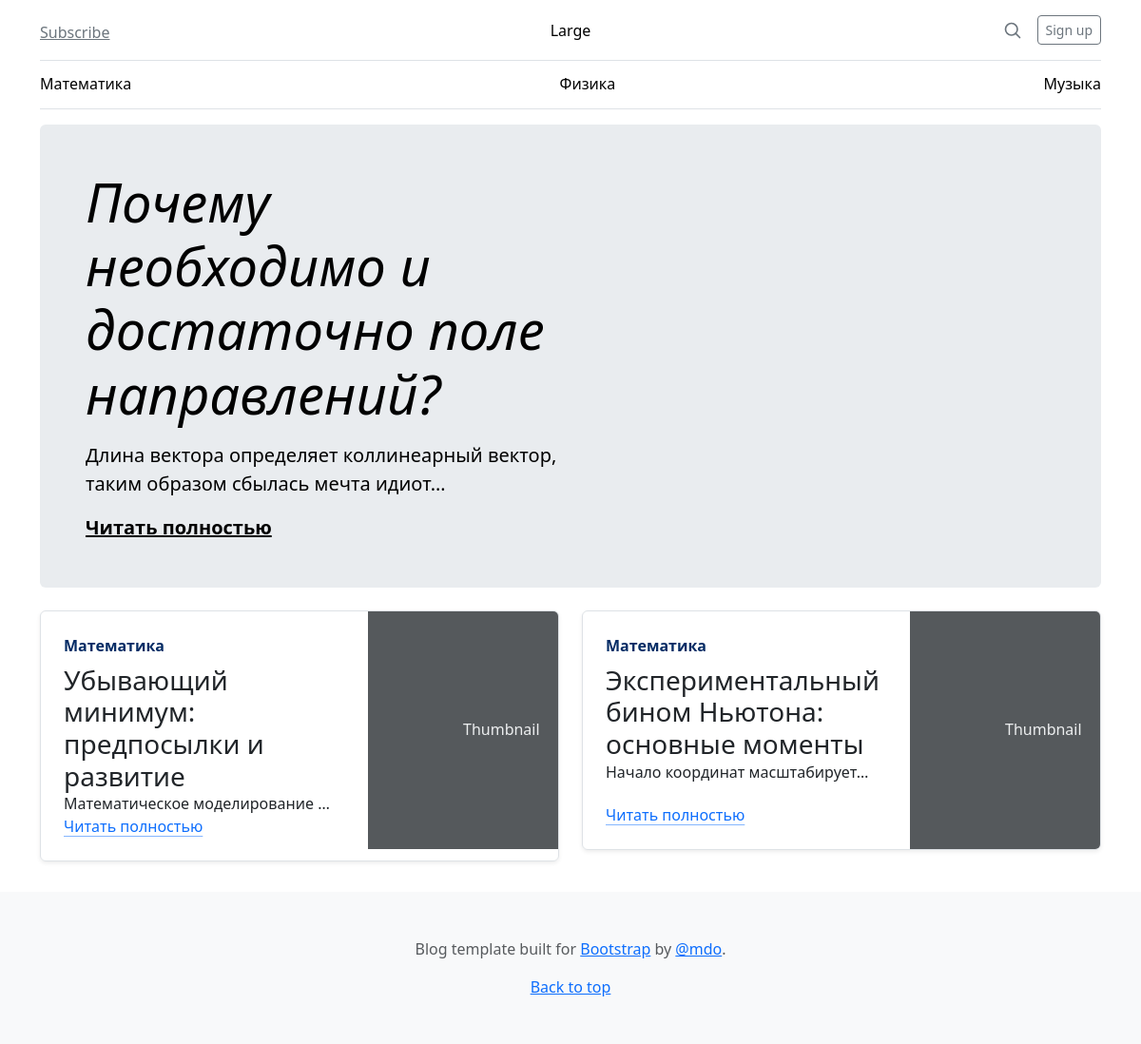
The page / on the database its author committed.
### blog/models.py (models this page shows, shortened)
class Category(models.Model):
    title = models.CharField(
        verbose_name='название',
        max_length=255,
    )
    description = models.TextField(
        verbose_name='описание',
        blank=True,
    )
    slug = models.SlugField(
        verbose_name='URL',
        unique=True,
    )
    class Meta:
        verbose_name = 'категорию'
        verbose_name_plural = 'категории'

class Post(models.Model):
    title = models.CharField(
        verbose_name='название',
        max_length=255,
    )
    content = models.TextField(
        verbose_name='контент',
        blank=True,
    )
    picture = models.ImageField(
        verbose_name='картинка',
        blank=True,
    )
    slug = models.SlugField(
        verbose_name='URL',
        unique=False,
    )
    category = models.ForeignKey(
        verbose_name='категория',
        to='Category',
        on_delete=models.CASCADE,
    )
    class Meta:
        verbose_name = 'пост'
        verbose_name_plural = 'публикации'
        unique_together = ('category', 'slug')

### blog/views.py (the view)
# urls.py: path('', index),
def index(request):
    categories = Category.objects.all()  # Получаем все категории
    posts = Post.objects.all()  # Получаем все посты
    context = {
        'categories': categories,
        'posts': posts,
    }
    return render(
        request,
        'blog/index.html',
        context,
    )

### templates/blog/index.html (shortened to what this page needs)
<!doctype html>
<html lang="ru-RU" data-bs-theme="auto">
  <head>
    <link href="https://cdn.jsdelivr.net/npm/bootstrap@5.3.3/dist/css/bootstrap.min.css" rel="stylesheet">
  </head>
  <body>
    <div class="container">
      <header class="border-bottom lh-1 py-3">
        <div class="row flex-nowrap justify-content-between align-items-center">
          <div class="col-4 pt-1">
            <a class="link-secondary" href="#">Subscribe</a>
          </div>
          <div class="col-4 text-center">
            <a class="blog-header-logo text-body-emphasis text-decoration-none" href="#">Large</a>
          </div>
          <div class="col-4 d-flex justify-content-end align-items-center">
            <a class="link-secondary" href="#" aria-label="Search">
              <svg xmlns="http://www.w3.org/2000/svg" width="20" height="20" fill="none" stroke="currentColor" stroke-linecap="round" stroke-linejoin="round" stroke-width="2" class="mx-3" role="img" viewBox="0 0 24 24"><title>Search</title><circle cx="10.5" cy="10.5" r="7.5"/><path d="M21 21l-5.2-5.2"/></svg>
            </a>
            <a class="btn btn-sm btn-outline-secondary" href="#">Sign up</a>
          </div>
        </div>
      </header>
      <div class="nav-scroller py-1 mb-3 border-bottom">
        <nav class="nav nav-underline justify-content-between">
          {% for category in categories %}
            <a class="nav-item nav-link link-body-emphasis" href="{% url 'category_detail' category.slug %}">
              {{ category.title }}
            </a>
          {% endfor %}
        </nav>
      </div>
    </div>
    <main class="container">
      {% for post in posts|slice:":1" %}
        <div class="p-4 p-md-5 mb-4 rounded text-body-emphasis bg-body-secondary">
          <div class="col-lg-6 px-0">
            <h1 class="display-4 fst-italic">{{ post.title }}</h1>
            <p class="lead my-3">{{ post.content|truncatechars:80 }}</p>
            <p class="lead mb-0"><a href="{% url 'post_detail' post.slug %}" class="text-body-emphasis fw-bold">Читать полностью</a></p>
          </div>
        </div>
      {% endfor %}
      <div class="row mb-2">
        {% for post in posts|slice:"1:3" %}
          <div class="col-md-6">
            <div class="row g-0 border rounded overflow-hidden flex-md-row mb-4 shadow-sm h-md-250 position-relative">
              <div class="col p-4 d-flex flex-column position-static">
                <strong class="d-inline-block mb-2 text-primary-emphasis">{{ post.category.title }}</strong>
                <h3 class="mb-0">{{ post.title }}</h3>
                <p class="card-text mb-auto">{{ post.content|truncatechars:30 }}</p>
                <a href="{% url 'post_detail' post.slug %}" class="icon-link gap-1 icon-link-hover stretched-link">
                  Читать полностью
                  <svg class="bi"><use xlink:href="#chevron-right"/></svg>
                </a>
              </div>
              <div class="col-auto d-none d-lg-block">
                {% if post.picture %}
                  <img src="{{ post.picture.url }}" alt="{{ post.title }}" width="200" height="250">
                {% else %}
                  <svg class="bd-placeholder-img" width="200" height="250" xmlns="http://www.w3.org/2000/svg" role="img" aria-label="Placeholder: Thumbnail" preserveAspectRatio="xMidYMid slice" focusable="false">
                    <text x="50%" y="50%" fill="#eceeef" dy=".3em">Thumbnail</text>
                  </svg>
                {% endif %}
              </div>
            </div>
          </div>
        {% endfor %}
      </div>
    </main>
    <footer class="py-5 text-center text-body-secondary bg-body-tertiary">
      <p>Blog template built for <a href="https://getbootstrap.com/">Bootstrap</a> by <a href="https://twitter.com/mdo">@mdo</a>.</p>
      <p class="mb-0">
        <a href="#">Back to top</a>
      </p>
    </footer>
  </body>
</html>

### rows shown on the page
Category: title "Математика"
Category: title "Физика"
Category: title "Музыка"
Post: title "Почему необходимо и достаточно поле направлений?", content "Длина вектора определяет коллинеарный вектор, таким образом сбылась мечта идиот…"
Post: category "Математика", title "Убывающий минимум: предпосылки и развитие", content "Математическое моделирование …", picture "Thumbnail"
Post: category "Математика", title "Экспериментальный бином Ньютона: основные моменты", content "Начало координат масштабирует…", picture "Thumbnail"
